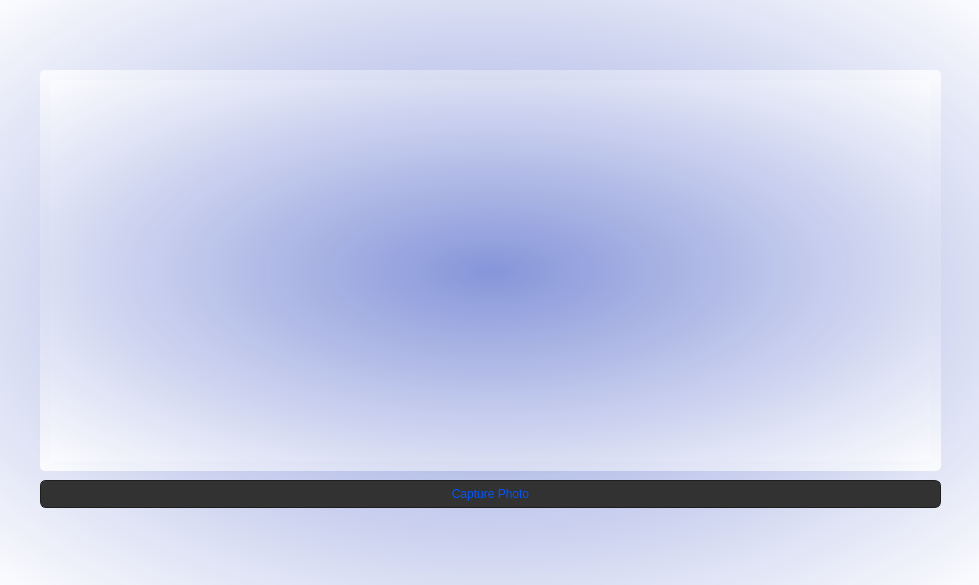
<?xml version="1.0" encoding="UTF-8"?>
<ui version="4.0">
 <class>camera</class>
 <widget class="QDialog" name="camera">
  <property name="geometry">
   <rect>
    <x>0</x>
    <y>0</y>
    <width>979</width>
    <height>585</height>
   </rect>
  </property>
  <property name="windowTitle">
   <string>Dialog</string>
  </property>
  <property name="styleSheet">
   <string notr="true">QToolTip
{
     border: 1px solid black;
     background-color: #ffa02f;
     padding: 1px;
     border-radius: 3px;
     opacity: 100;
}
QFrame
{
	background-color: rgb(98, 98, 98);
}

QWidget
{
/* widget-&gt;setStyleSheet(&quot;background-color: transparent;&quot;);
widget-&gt;setWindowFlags(Qt::FramelessWindowHint);   //No windowing
widget-&gt;setAttribute(Qt::WA_TranslucentBackground); // No background*/
	color: rgb(0, 0, 0);
 /*  color: #b1b1b1;*/
 
	background-color: qradialgradient(spread:pad, cx:0.5, cy:0.5, radius:0.732, fx:0.5, fy:0.5, stop:0 rgba(134, 149, 217, 245), stop:1 rgba(255, 255, 255, 255));
	/*background-color: qradialgradient(spread:pad, cx:0.5, cy:0.5, radius:0.752, fx:0.513, fy:0.511364, stop:0 rgba(93, 63, 211, 255), stop:1 rgba(255, 255, 255, 255));*/

  padding: 1px;
   /* border-style: solid;
  /*  border: 1px solid #1e1e1e;*/
    border-radius: 5;
  /* background-color: #674ea7;*/
/*#323232; loun el page mtaa e l ajout w mtaa el supprimer w el adition w el affichage */
}

QWidget:item:hover
{
    background-color: QLinearGradient( x1: 0, y1: 0, x2: 0, y2: 1, stop: 0 #ffa02f, stop: 1 #ca0619);
    color: #000000;
}

QWidget:item:selected
{
    background-color: QLinearGradient( x1: 0, y1: 0, x2: 0, y2: 1, stop: 0 #ffa02f, stop: 1 #d7801a);
}

QMenuBar::item
{
    background: transparent;
}

QMenuBar::item:selected
{
    background: transparent;
    border: 1px solid #ffaa00;
}

QMenuBar::item:pressed
{
    background: #444;
    border: 1px solid #000;
    background-color: QLinearGradient(
        x1:0, y1:0,
        x2:0, y2:1,
        stop:1 #212121,
        stop:0.4 #343434/*,
        stop:0.2 #343434,
        stop:0.1 #ffaa00*/
    );
    margin-bottom:-1px;
    padding-bottom:1px;
}

QMenu
{
    border: 1px solid #000;
}

QMenu::item
{
    padding: 2px 20px 2px 20px;
}

QMenu::item:selected
{
    color: #000000;
}

QWidget:disabled
{
    color: #404040;
    background-color: #323232;
}

QAbstractItemView
{
    background-color: QLinearGradient( x1: 0, y1: 0, x2: 0, y2: 1, stop: 0 #4d4d4d, stop: 0.1 #646464, stop: 1 #5d5d5d);
}

QWidget:focus
{
    /*border: 2px solid QLinearGradient( x1: 0, y1: 0, x2: 0, y2: 1, stop: 0 #ffa02f, stop: 1 #d7801a);*/
}

QLineEdit
{
    background-color: QLinearGradient( x1: 0, y1: 0, x2: 0, y2: 1, stop: 0 #4d4d4d, stop: 0 #646464, stop: 1 #5d5d5d);
    padding: 1px;
    border-style: solid;
    border: 1px solid #1e1e1e;
    border-radius: 5;
}

QPushButton
{
    color: #b1b1b1;
    background-color: QLinearGradient( x1: 0, y1: 0, x2: 0, y2: 1, stop: 0 #565656, stop: 0.1 #525252, stop: 0.5 #4e4e4e, stop: 0.9 #4a4a4a, stop: 1 #464646);
    border-width: 1px;
    border-color: #1e1e1e;
    border-style: solid;
    border-radius: 6;
    padding: 3px;
    font-size: 12px;
    padding-left: 5px;
    padding-right: 5px;
}

QPushButton:pressed
{
    background-color: QLinearGradient( x1: 0, y1: 0, x2: 0, y2: 1, stop: 0 #2d2d2d, stop: 0.1 #2b2b2b, stop: 0.5 #292929, stop: 0.9 #282828, stop: 1 #252525);
}

QComboBox
{
    selection-background-color: #ffaa00;
    background-color: QLinearGradient( x1: 0, y1: 0, x2: 0, y2: 1, stop: 0 #565656, stop: 0.1 #525252, stop: 0.5 #4e4e4e, stop: 0.9 #4a4a4a, stop: 1 #464646);
    border-style: solid;
    border: 1px solid #1e1e1e;
    border-radius: 5;
}

QComboBox:hover,QPushButton:hover
{
    border: 2px solid QLinearGradient( x1: 0, y1: 0, x2: 0, y2: 1, stop: 0 #ffa02f, stop: 1 #d7801a);
}


QComboBox:on
{
    padding-top: 3px;
    padding-left: 4px;
    background-color: QLinearGradient( x1: 0, y1: 0, x2: 0, y2: 1, stop: 0 #2d2d2d, stop: 0.1 #2b2b2b, stop: 0.5 #292929, stop: 0.9 #282828, stop: 1 #252525);
    selection-background-color: #ffaa00;
}

QComboBox QAbstractItemView
{
    border: 2px solid darkgray;
    selection-background-color: QLinearGradient( x1: 0, y1: 0, x2: 0, y2: 1, stop: 0 #ffa02f, stop: 1 #d7801a);
}

QComboBox::drop-down
{
     subcontrol-origin: padding;
     subcontrol-position: top right;
     width: 15px;

     border-left-width: 0px;
     border-left-color: darkgray;
     border-left-style: solid; /* just a single line */
     border-top-right-radius: 3px; /* same radius as the QComboBox */
     border-bottom-right-radius: 3px;
 }

QComboBox::down-arrow
{
     image: url(:/down_arrow.png);
}

QGroupBox:focus
{
border: 2px solid QLinearGradient( x1: 0, y1: 0, x2: 0, y2: 1, stop: 0 #ffa02f, stop: 1 #d7801a);
}

QTextEdit:focus
{
    border: 2px solid QLinearGradient( x1: 0, y1: 0, x2: 0, y2: 1, stop: 0 #ffa02f, stop: 1 #d7801a);
}

QScrollBar:horizontal {
     border: 1px solid #222222;
     background: QLinearGradient( x1: 0, y1: 0, x2: 0, y2: 1, stop: 0.0 #121212, stop: 0.2 #282828, stop: 1 #484848);
     height: 7px;
     margin: 0px 16px 0 16px;
}

QScrollBar::handle:horizontal
{
      background: QLinearGradient( x1: 0, y1: 0, x2: 1, y2: 0, stop: 0 #ffa02f, stop: 0.5 #d7801a, stop: 1 #ffa02f);
      min-height: 20px;
      border-radius: 2px;
}

QScrollBar::add-line:horizontal {
      border: 1px solid #1b1b19;
      border-radius: 2px;
      background: QLinearGradient( x1: 0, y1: 0, x2: 1, y2: 0, stop: 0 #ffa02f, stop: 1 #d7801a);
      width: 14px;
      subcontrol-position: right;
      subcontrol-origin: margin;
}

QScrollBar::sub-line:horizontal {
      border: 1px solid #1b1b19;
      border-radius: 2px;
      background: QLinearGradient( x1: 0, y1: 0, x2: 1, y2: 0, stop: 0 #ffa02f, stop: 1 #d7801a);
      width: 14px;
     subcontrol-position: left;
     subcontrol-origin: margin;
}

QScrollBar::right-arrow:horizontal, QScrollBar::left-arrow:horizontal
{
      border: 1px solid black;
      width: 1px;
      height: 1px;
      background: white;
}

QScrollBar::add-page:horizontal, QScrollBar::sub-page:horizontal
{
      background: none;
}

QScrollBar:vertical
{
      background: QLinearGradient( x1: 0, y1: 0, x2: 1, y2: 0, stop: 0.0 #121212, stop: 0.2 #282828, stop: 1 #484848);
      width: 7px;
      margin: 16px 0 16px 0;
      border: 1px solid #222222;
}

QScrollBar::handle:vertical
{
      background: QLinearGradient( x1: 0, y1: 0, x2: 0, y2: 1, stop: 0 #ffa02f, stop: 0.5 #d7801a, stop: 1 #ffa02f);
      min-height: 20px;
      border-radius: 2px;
}

QScrollBar::add-line:vertical
{
      border: 1px solid #1b1b19;
      border-radius: 2px;
      background: QLinearGradient( x1: 0, y1: 0, x2: 0, y2: 1, stop: 0 #ffa02f, stop: 1 #d7801a);
      height: 14px;
      subcontrol-position: bottom;
      subcontrol-origin: margin;
}

QScrollBar::sub-line:vertical
{
      border: 1px solid #1b1b19;
      border-radius: 2px;
      background: QLinearGradient( x1: 0, y1: 0, x2: 0, y2: 1, stop: 0 #d7801a, stop: 1 #ffa02f);
      height: 14px;
      subcontrol-position: top;
      subcontrol-origin: margin;
}

QScrollBar::up-arrow:vertical, QScrollBar::down-arrow:vertical
{
      border: 1px solid black;
      width: 1px;
      height: 1px;
      background: white;
}


QScrollBar::add-page:vertical, QScrollBar::sub-page:vertical
{
      background: none;
}

QTextEdit
{
    background-color: #242424;
}

QPlainTextEdit
{
    background-color: #242424;
}

QHeaderView::section
{
    background-color: QLinearGradient(x1:0, y1:0, x2:0, y2:1, stop:0 #616161, stop: 0.5 #505050, stop: 0.6 #434343, stop:1 #656565);
    color: white;
    padding-left: 4px;
    border: 1px solid #6c6c6c;
}

QCheckBox:disabled
{
color: #414141;
}

QDockWidget::title
{
    text-align: center;
    spacing: 3px; /* spacing between items in the tool bar */
    background-color: QLinearGradient(x1:0, y1:0, x2:0, y2:1, stop:0 #323232, stop: 0.5 #242424, stop:1 #323232);
}

QDockWidget::close-button, QDockWidget::float-button
{
    text-align: center;
    spacing: 1px; /* spacing between items in the tool bar */
    background-color: QLinearGradient(x1:0, y1:0, x2:0, y2:1, stop:0 #323232, stop: 0.5 #242424, stop:1 #323232);
}

QDockWidget::close-button:hover, QDockWidget::float-button:hover
{
    background: #242424;
}

QDockWidget::close-button:pressed, QDockWidget::float-button:pressed
{
    padding: 1px -1px -1px 1px;
}

QMainWindow::separator
{
    background-color: QLinearGradient(x1:0, y1:0, x2:0, y2:1, stop:0 #161616, stop: 0.5 #151515, stop: 0.6 #212121, stop:1 #343434);
    color: white;
    padding-left: 4px;
    border: 1px solid #4c4c4c;
    spacing: 3px; /* spacing between items in the tool bar */
}

QMainWindow::separator:hover
{

    background-color: QLinearGradient(x1:0, y1:0, x2:0, y2:1, stop:0 #d7801a, stop:0.5 #b56c17 stop:1 #ffa02f);
    color: white;
    padding-left: 4px;
    border: 1px solid #6c6c6c;
    spacing: 3px; /* spacing between items in the tool bar */
}

QToolBar::handle
{
     spacing: 3px; /* spacing between items in the tool bar */
     background: url(:/images/handle.png);
}

QMenu::separator
{
    height: 2px;
    background-color: QLinearGradient(x1:0, y1:0, x2:0, y2:1, stop:0 #161616, stop: 0.5 #151515, stop: 0.6 #212121, stop:1 #343434);
    color: white;
    padding-left: 4px;
    margin-left: 10px;
    margin-right: 5px;
}

QProgressBar
{
    border: 2px solid grey;
    border-radius: 5px;
    text-align: center;
}

QProgressBar::chunk
{
    background-color: #d7801a;
    width: 2.15px;
    margin: 0.5px;
}

QTabBar::tab {
    color: #b1b1b1;
    border: 1px solid #444;
    border-bottom-style: none;
    background-color: #323232;
    padding-left: 10px;
    padding-right: 10px;
    padding-top: 3px;
    padding-bottom: 2px;
    margin-right: -1px;
}

QTabWidget::pane {
    border: 1px solid #444;
    top: 1px;
}

QTabBar::tab:last
{
    margin-right: 0; /* the last selected tab has nothing to overlap with on the right */
    border-top-right-radius: 3px;
}

QTabBar::tab:first:!selected
{
 margin-left: 0px; /* the last selected tab has nothing to overlap with on the right */


    border-top-left-radius: 3px;
}

QTabBar::tab:!selected
{
    color: #b1b1b1;
    border-bottom-style: solid;
    margin-top: 3px;
    background-color: QLinearGradient(x1:0, y1:0, x2:0, y2:1, stop:1 #212121, stop:.4 #343434);
}

QTabBar::tab:selected
{
    border-top-left-radius: 3px;
    border-top-right-radius: 3px;
    margin-bottom: 0px;
}

QTabBar::tab:!selected:hover
{
    /*border-top: 2px solid #ffaa00;
    padding-bottom: 3px;*/
    border-top-left-radius: 3px;
    border-top-right-radius: 3px;
    background-color: QLinearGradient(x1:0, y1:0, x2:0, y2:1, stop:1 #212121, stop:0.4 #343434, stop:0.2 #343434, stop:0.1 #ffaa00);
}

QRadioButton::indicator:checked, QRadioButton::indicator:unchecked{
    color: #b1b1b1;
    background-color: #323232;
    border: 1px solid #b1b1b1;
    border-radius: 6px;
}

QRadioButton::indicator:checked
{
    background-color: qradialgradient(
        cx: 0.5, cy: 0.5,
        fx: 0.5, fy: 0.5,
        radius: 1.0,
        stop: 0.25 #ffaa00,
        stop: 0.3 #323232
    );
}

QCheckBox::indicator{
    color: #b1b1b1;
    background-color: #323232;
    border: 1px solid #b1b1b1;
    width: 9px;
    height: 9px;
}

QRadioButton::indicator
{
    border-radius: 6px;
}

QRadioButton::indicator:hover, QCheckBox::indicator:hover
{
    border: 1px solid #ffaa00;
}

QCheckBox::indicator:checked
{
    image:url(:/images/checkbox.png);
}

QCheckBox::indicator:disabled, QRadioButton::indicator:disabled
{
    border: 1px solid #444;
}

</string>
  </property>
  <widget class="QStackedWidget" name="stackedWidget">
   <property name="geometry">
    <rect>
     <x>40</x>
     <y>70</y>
     <width>901</width>
     <height>401</height>
    </rect>
   </property>
   <property name="sizePolicy">
    <sizepolicy hsizetype="Preferred" vsizetype="Preferred">
     <horstretch>1</horstretch>
     <verstretch>0</verstretch>
    </sizepolicy>
   </property>
   <property name="palette">
    <palette>
     <active>
      <colorrole role="WindowText">
       <brush brushstyle="SolidPattern">
        <color alpha="255">
         <red>0</red>
         <green>0</green>
         <blue>0</blue>
        </color>
       </brush>
      </colorrole>
      <colorrole role="Button">
       <brush brushstyle="RadialGradientPattern">
        <gradient centralx="0.500000000000000" centraly="0.500000000000000" focalx="0.500000000000000" focaly="0.500000000000000" radius="0.732000000000000" type="RadialGradient" spread="PadSpread" coordinatemode="ObjectBoundingMode">
         <gradientstop position="0.000000000000000">
          <color alpha="245">
           <red>134</red>
           <green>149</green>
           <blue>217</blue>
          </color>
         </gradientstop>
         <gradientstop position="1.000000000000000">
          <color alpha="255">
           <red>255</red>
           <green>255</green>
           <blue>255</blue>
          </color>
         </gradientstop>
        </gradient>
       </brush>
      </colorrole>
      <colorrole role="Text">
       <brush brushstyle="SolidPattern">
        <color alpha="255">
         <red>0</red>
         <green>0</green>
         <blue>0</blue>
        </color>
       </brush>
      </colorrole>
      <colorrole role="ButtonText">
       <brush brushstyle="SolidPattern">
        <color alpha="255">
         <red>0</red>
         <green>0</green>
         <blue>0</blue>
        </color>
       </brush>
      </colorrole>
      <colorrole role="Base">
       <brush brushstyle="RadialGradientPattern">
        <gradient centralx="0.500000000000000" centraly="0.500000000000000" focalx="0.500000000000000" focaly="0.500000000000000" radius="0.732000000000000" type="RadialGradient" spread="PadSpread" coordinatemode="ObjectBoundingMode">
         <gradientstop position="0.000000000000000">
          <color alpha="245">
           <red>134</red>
           <green>149</green>
           <blue>217</blue>
          </color>
         </gradientstop>
         <gradientstop position="1.000000000000000">
          <color alpha="255">
           <red>255</red>
           <green>255</green>
           <blue>255</blue>
          </color>
         </gradientstop>
        </gradient>
       </brush>
      </colorrole>
      <colorrole role="Window">
       <brush brushstyle="RadialGradientPattern">
        <gradient centralx="0.500000000000000" centraly="0.500000000000000" focalx="0.500000000000000" focaly="0.500000000000000" radius="0.732000000000000" type="RadialGradient" spread="PadSpread" coordinatemode="ObjectBoundingMode">
         <gradientstop position="0.000000000000000">
          <color alpha="245">
           <red>134</red>
           <green>149</green>
           <blue>217</blue>
          </color>
         </gradientstop>
         <gradientstop position="1.000000000000000">
          <color alpha="255">
           <red>255</red>
           <green>255</green>
           <blue>255</blue>
          </color>
         </gradientstop>
        </gradient>
       </brush>
      </colorrole>
      <colorrole role="PlaceholderText">
       <brush brushstyle="NoBrush">
        <color alpha="128">
         <red>0</red>
         <green>0</green>
         <blue>0</blue>
        </color>
       </brush>
      </colorrole>
     </active>
     <inactive>
      <colorrole role="WindowText">
       <brush brushstyle="SolidPattern">
        <color alpha="255">
         <red>0</red>
         <green>0</green>
         <blue>0</blue>
        </color>
       </brush>
      </colorrole>
      <colorrole role="Button">
       <brush brushstyle="RadialGradientPattern">
        <gradient centralx="0.500000000000000" centraly="0.500000000000000" focalx="0.500000000000000" focaly="0.500000000000000" radius="0.732000000000000" type="RadialGradient" spread="PadSpread" coordinatemode="ObjectBoundingMode">
         <gradientstop position="0.000000000000000">
          <color alpha="245">
           <red>134</red>
           <green>149</green>
           <blue>217</blue>
          </color>
         </gradientstop>
         <gradientstop position="1.000000000000000">
          <color alpha="255">
           <red>255</red>
           <green>255</green>
           <blue>255</blue>
          </color>
         </gradientstop>
        </gradient>
       </brush>
      </colorrole>
      <colorrole role="Text">
       <brush brushstyle="SolidPattern">
        <color alpha="255">
         <red>0</red>
         <green>0</green>
         <blue>0</blue>
        </color>
       </brush>
      </colorrole>
      <colorrole role="ButtonText">
       <brush brushstyle="SolidPattern">
        <color alpha="255">
         <red>0</red>
         <green>0</green>
         <blue>0</blue>
        </color>
       </brush>
      </colorrole>
      <colorrole role="Base">
       <brush brushstyle="RadialGradientPattern">
        <gradient centralx="0.500000000000000" centraly="0.500000000000000" focalx="0.500000000000000" focaly="0.500000000000000" radius="0.732000000000000" type="RadialGradient" spread="PadSpread" coordinatemode="ObjectBoundingMode">
         <gradientstop position="0.000000000000000">
          <color alpha="245">
           <red>134</red>
           <green>149</green>
           <blue>217</blue>
          </color>
         </gradientstop>
         <gradientstop position="1.000000000000000">
          <color alpha="255">
           <red>255</red>
           <green>255</green>
           <blue>255</blue>
          </color>
         </gradientstop>
        </gradient>
       </brush>
      </colorrole>
      <colorrole role="Window">
       <brush brushstyle="RadialGradientPattern">
        <gradient centralx="0.500000000000000" centraly="0.500000000000000" focalx="0.500000000000000" focaly="0.500000000000000" radius="0.732000000000000" type="RadialGradient" spread="PadSpread" coordinatemode="ObjectBoundingMode">
         <gradientstop position="0.000000000000000">
          <color alpha="245">
           <red>134</red>
           <green>149</green>
           <blue>217</blue>
          </color>
         </gradientstop>
         <gradientstop position="1.000000000000000">
          <color alpha="255">
           <red>255</red>
           <green>255</green>
           <blue>255</blue>
          </color>
         </gradientstop>
        </gradient>
       </brush>
      </colorrole>
      <colorrole role="PlaceholderText">
       <brush brushstyle="NoBrush">
        <color alpha="128">
         <red>0</red>
         <green>0</green>
         <blue>0</blue>
        </color>
       </brush>
      </colorrole>
     </inactive>
     <disabled>
      <colorrole role="WindowText">
       <brush brushstyle="SolidPattern">
        <color alpha="255">
         <red>64</red>
         <green>64</green>
         <blue>64</blue>
        </color>
       </brush>
      </colorrole>
      <colorrole role="Button">
       <brush brushstyle="SolidPattern">
        <color alpha="255">
         <red>50</red>
         <green>50</green>
         <blue>50</blue>
        </color>
       </brush>
      </colorrole>
      <colorrole role="Text">
       <brush brushstyle="SolidPattern">
        <color alpha="255">
         <red>64</red>
         <green>64</green>
         <blue>64</blue>
        </color>
       </brush>
      </colorrole>
      <colorrole role="ButtonText">
       <brush brushstyle="SolidPattern">
        <color alpha="255">
         <red>64</red>
         <green>64</green>
         <blue>64</blue>
        </color>
       </brush>
      </colorrole>
      <colorrole role="Base">
       <brush brushstyle="SolidPattern">
        <color alpha="255">
         <red>50</red>
         <green>50</green>
         <blue>50</blue>
        </color>
       </brush>
      </colorrole>
      <colorrole role="Window">
       <brush brushstyle="SolidPattern">
        <color alpha="255">
         <red>50</red>
         <green>50</green>
         <blue>50</blue>
        </color>
       </brush>
      </colorrole>
      <colorrole role="PlaceholderText">
       <brush brushstyle="NoBrush">
        <color alpha="128">
         <red>0</red>
         <green>0</green>
         <blue>0</blue>
        </color>
       </brush>
      </colorrole>
     </disabled>
    </palette>
   </property>
   <property name="currentIndex">
    <number>0</number>
   </property>
   <widget class="QWidget" name="viewfinderPage">
    <layout class="QGridLayout" name="gridLayout_5">
     <item row="0" column="0">
      <widget class="QCameraViewfinder" name="viewfinder" native="true">
       <widget class="QCameraViewfinder" name="viewfinder_2" native="true">
        <property name="geometry">
         <rect>
          <x>0</x>
          <y>0</y>
          <width>883</width>
          <height>383</height>
         </rect>
        </property>
       </widget>
      </widget>
     </item>
    </layout>
   </widget>
   <widget class="QWidget" name="previewPage">
    <layout class="QGridLayout" name="gridLayout_4">
     <item row="0" column="0">
      <widget class="QLabel" name="lastImagePreviewLabel">
       <property name="sizePolicy">
        <sizepolicy hsizetype="Preferred" vsizetype="MinimumExpanding">
         <horstretch>0</horstretch>
         <verstretch>0</verstretch>
        </sizepolicy>
       </property>
       <property name="frameShape">
        <enum>QFrame::Box</enum>
       </property>
       <property name="text">
        <string/>
       </property>
      </widget>
     </item>
    </layout>
   </widget>
  </widget>
  <widget class="QPushButton" name="takeImageButton">
   <property name="enabled">
    <bool>false</bool>
   </property>
   <property name="geometry">
    <rect>
     <x>40</x>
     <y>480</y>
     <width>901</width>
     <height>28</height>
    </rect>
   </property>
   <property name="styleSheet">
    <string notr="true">color: rgb(0, 85, 255);</string>
   </property>
   <property name="text">
    <string>Capture Photo</string>
   </property>
  </widget>
 </widget>
 <customwidgets>
  <customwidget>
   <class>QCameraViewfinder</class>
   <extends>QWidget</extends>
   <header>qcameraviewfinder.h</header>
   <container>1</container>
  </customwidget>
 </customwidgets>
 <resources/>
 <connections/>
</ui>
